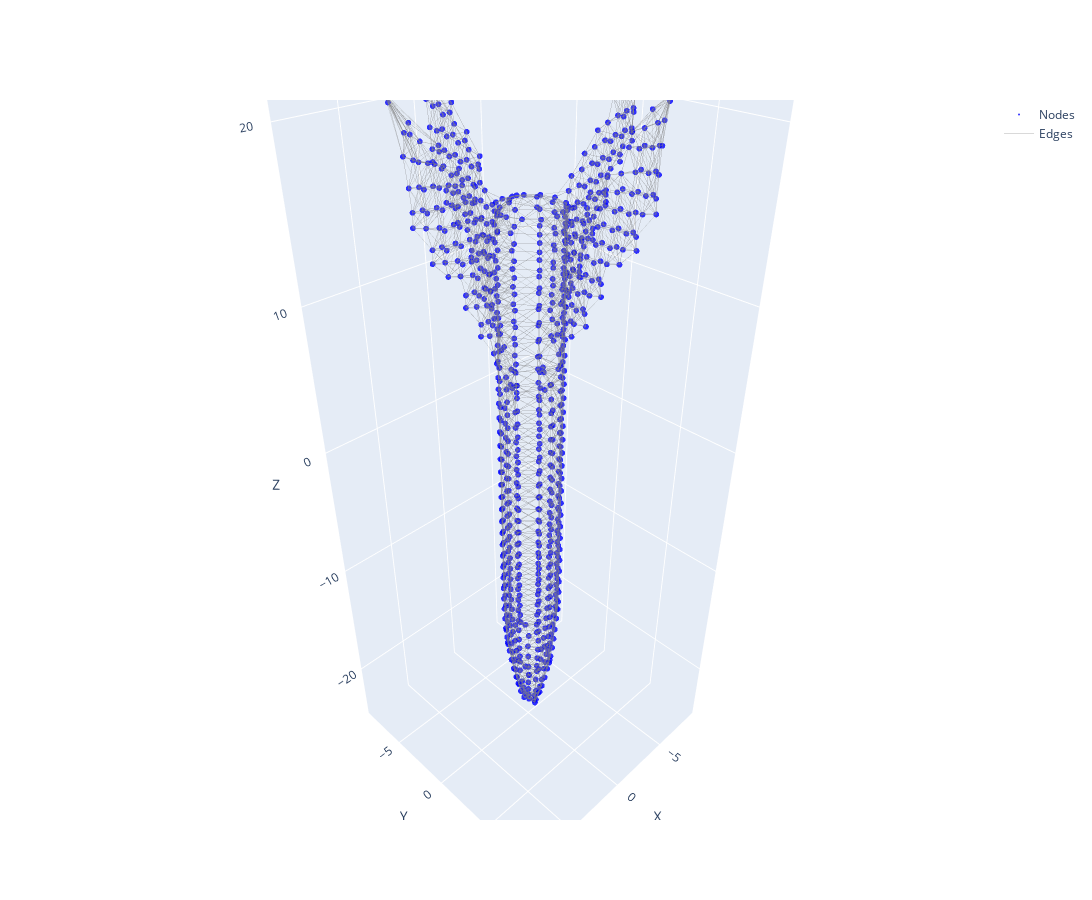

Notebook cell for this chart:
### Markdown cell above
## Create nodes connectivity

### Code cell
def create_connectivity(points, n_neighbors):
    
    nbrs = NearestNeighbors(n_neighbors=n_neighbors+1, algorithm='ball_tree')
    nbrs.fit(points)
    distances, indices = nbrs.kneighbors(points)
    
    sources = []
    destinations = []
    
    for i in range(len(points)):
        for j in indices[i][1:]:
            sources.append(i)
            destinations.append(j)
            
    connectivity = torch.tensor([sources, destinations])
    
    return connectivity

n_neighbors = 10
connectivity = create_connectivity(points, n_neighbors)

print(connectivity)
print(connectivity.shape)
plot_3d_graph(points, connectivity)

### Figure 1 — Plotly figure (JSON) as saved in the notebook; plotly's stock layout.template omitted (floating-point values rounded to 4 significant figures; data arrays with more than 128 entries replaced by an {"elided": "..."} marker saying what was removed)
{"data": [{"marker": {"color": "blue", "opacity": 0.8, "size": 2}, "mode": "markers", "name": "Nodes", "type": "scatter3d", "x": {"elided": "848 float values"}, "y": {"elided": "848 float values"}, "z": {"elided": "848 float values"}}, {"line": {"color": "gray", "width": 1}, "mode": "lines", "name": "Edges", "opacity": 0.3, "type": "scatter3d", "x": {"elided": "25440 float values"}, "y": {"elided": "25440 float values"}, "z": {"elided": "25440 float values"}}], "layout": {"height": 900, "scene": {"xaxis": {"title": {"text": "X"}}, "yaxis": {"title": {"text": "Y"}}, "zaxis": {"title": {"text": "Z"}}}, "showlegend": true, "width": 1500}}
